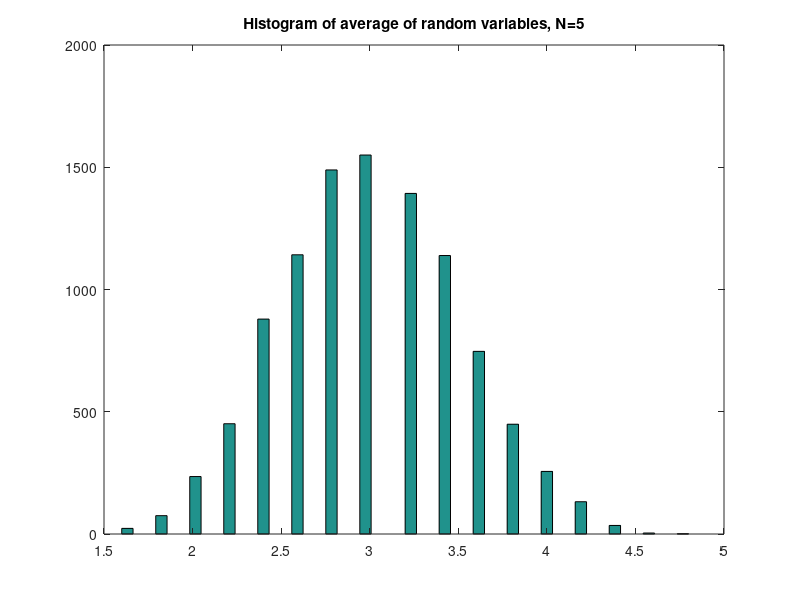
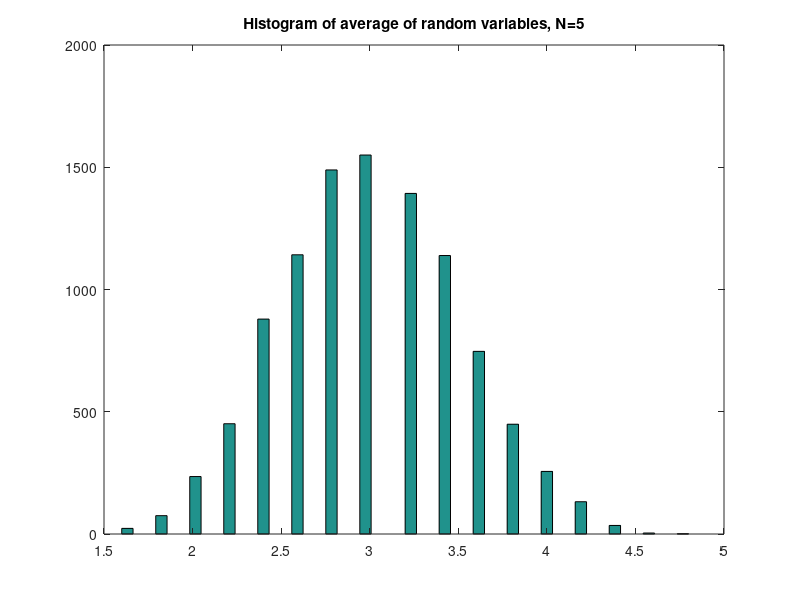
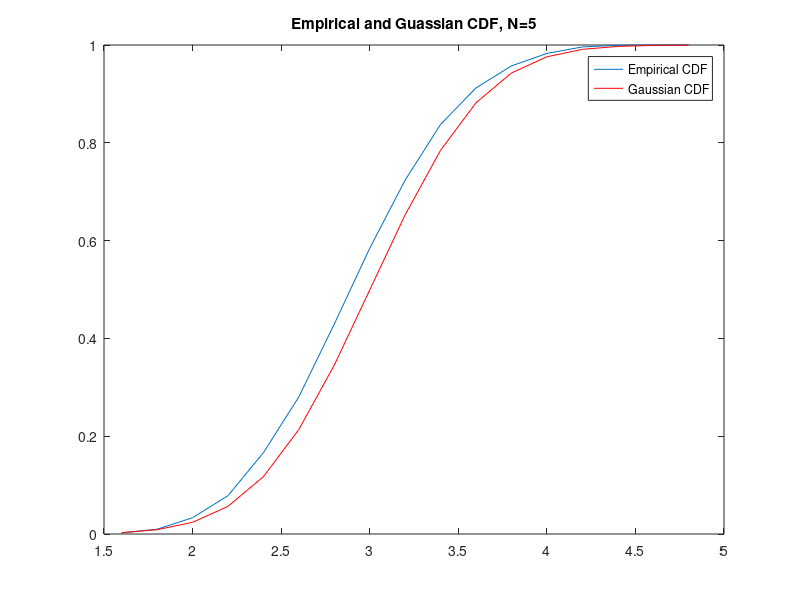
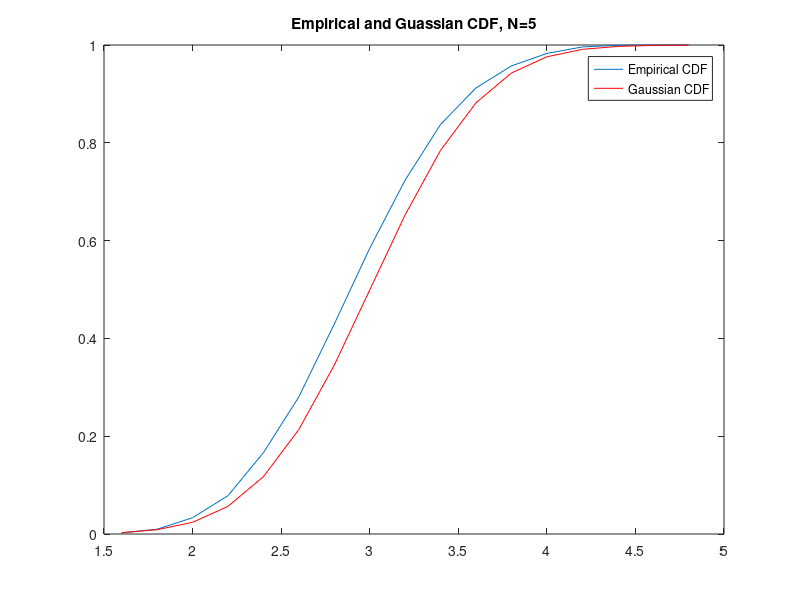

These figures' MATLAB source, in order: (Note: a time limit stopped this script after it produced the figures.)
clear; clc;
N = [5, 10, 20, 50, 100, 200, 500, 1000, 5000, 10000];
probs = [0.05, 0.4, 0.15, 0.3, 0.1];
mads = zeros(1,length(N));

N_index = 1;
for N_iter = N
    datasetsize = 10000;
    avg_data = zeros(1, datasetsize);
    for i = 1:datasetsize
        % initialize the random variables
        random_variables = rand(1,N_iter);
        for rv_index = 1:N_iter
            if (random_variables(1,rv_index) < 0.05)
                random_variables(1,rv_index) = 1;
            elseif (random_variables(1,rv_index) < 0.45)
                random_variables(1,rv_index) = 2;
            elseif (random_variables(1,rv_index) < 0.60)
                random_variables(1,rv_index) = 3;
            elseif (random_variables(1,rv_index) < 0.90)
                random_variables(1,rv_index) = 4;
            else
                random_variables(1,rv_index) = 5;
            end
        end
        
        % add average to data
        avg_data(1,i) = (sum(random_variables)/N_iter);
    end
    
    mu = sum(sum(avg_data))/datasetsize;
    sigma = std(avg_data);
    
    figure(1);
    hist(avg_data, 50);
    title(sprintf('Histogram of average of random variables, N=%d', N_iter));
    fignamehist = sprintf('%d_hist.fig', N_iter);
    jpgnamehist = sprintf('%d_hist.jpg', N_iter);
    saveas(figure(1), fignamehist, 'fig');
    saveas(figure(1), jpgnamehist, 'jpg');
    figure(2);
    [f, x] = ecdf(avg_data);
    plot(x,f);
    hold on;
    p = normcdf(x, mu, sigma);
    plot(x, p, 'r');
    title(sprintf('Empirical and Guassian CDF, N=%d', N_iter));
    legend('Empirical CDF', 'Gaussian CDF');
    fignamecdf = sprintf('%d_cdf.fig', N_iter);
    jpgnamecdf = sprintf('%d_cdf.jpg', N_iter);
    saveas(figure(2), fignamecdf, 'fig');
    saveas(figure(2), jpgnamecdf, 'jpg');
    hold off;
%     pause(3);
    
    for i = 1:length(x)
        if (abs(f(i,1)-p(i,1))>mads(1,N_index))
            
            mads(1,N_index) = abs(f(i,1)-p(i,1));
        end
    end
    N_index = 1 + N_index;
end

figure(3);
semilogx(N, mads);
title('Maximum Absolute Difference (semilogx)');
xlabel('N values');
ylabel('MAD');
fignamesml = 'mad_semilogx.fig';
jpgnamesml = 'mad_semilogx.jpg';
saveas(figure(3), fignamesml, 'fig');
saveas(figure(3), jpgnamesml, 'jpg');

figure(4);
plot(N, mads);
title('Maximum Absolute Difference (normal)');
xlabel('N values');
ylabel('MAD');
figname = 'mad.fig';
jpgname = 'mad.jpg';
saveas(figure(4), figname, 'fig');
saveas(figure(4), jpgname, 'jpg');
